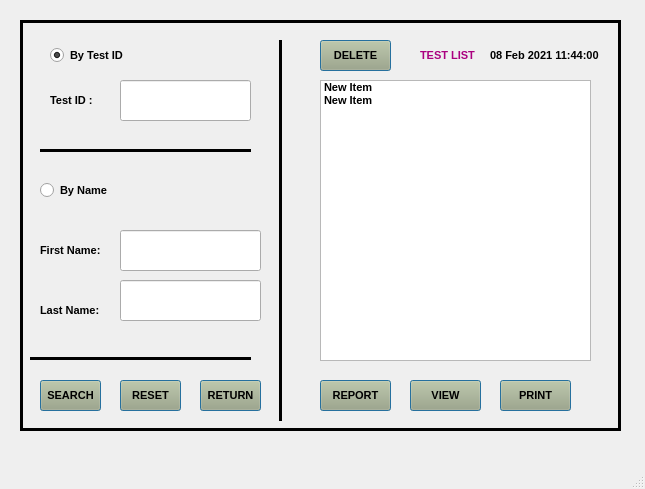
<?xml version="1.0" encoding="UTF-8"?>
<ui version="4.0">
 <class>MainWindow</class>
 <widget class="QMainWindow" name="MainWindow">
  <property name="geometry">
   <rect>
    <x>0</x>
    <y>0</y>
    <width>645</width>
    <height>489</height>
   </rect>
  </property>
  <property name="windowTitle">
   <string>MainWindow</string>
  </property>
  <widget class="QWidget" name="centralwidget">
   <widget class="QFrame" name="frame">
    <property name="geometry">
     <rect>
      <x>20</x>
      <y>20</y>
      <width>601</width>
      <height>411</height>
     </rect>
    </property>
    <property name="font">
     <font>
      <family>Arial</family>
      <pointsize>8</pointsize>
     </font>
    </property>
    <property name="autoFillBackground">
     <bool>false</bool>
    </property>
    <property name="styleSheet">
     <string notr="true"/>
    </property>
    <property name="frameShape">
     <enum>QFrame::Box</enum>
    </property>
    <property name="frameShadow">
     <enum>QFrame::Plain</enum>
    </property>
    <property name="lineWidth">
     <number>3</number>
    </property>
    <widget class="QLabel" name="label">
     <property name="geometry">
      <rect>
       <x>470</x>
       <y>20</y>
       <width>121</width>
       <height>31</height>
      </rect>
     </property>
     <property name="font">
      <font>
       <family>Arial</family>
       <pointsize>8</pointsize>
       <weight>75</weight>
       <bold>true</bold>
      </font>
     </property>
     <property name="text">
      <string>08 Feb 2021 11:44:00</string>
     </property>
    </widget>
    <widget class="QPushButton" name="pushButton_8">
     <property name="geometry">
      <rect>
       <x>180</x>
       <y>360</y>
       <width>61</width>
       <height>31</height>
      </rect>
     </property>
     <property name="font">
      <font>
       <family>Arial</family>
       <pointsize>8</pointsize>
       <weight>75</weight>
       <bold>true</bold>
      </font>
     </property>
     <property name="styleSheet">
      <string notr="true">background-color: rgb(170, 170, 127);
</string>
     </property>
     <property name="text">
      <string>RETURN</string>
     </property>
     <property name="autoDefault">
      <bool>true</bool>
     </property>
     <property name="default">
      <bool>true</bool>
     </property>
     <property name="flat">
      <bool>false</bool>
     </property>
    </widget>
    <widget class="QPushButton" name="pushButton_9">
     <property name="geometry">
      <rect>
       <x>300</x>
       <y>360</y>
       <width>71</width>
       <height>31</height>
      </rect>
     </property>
     <property name="font">
      <font>
       <family>Arial</family>
       <pointsize>8</pointsize>
       <weight>75</weight>
       <bold>true</bold>
      </font>
     </property>
     <property name="styleSheet">
      <string notr="true">background-color: rgb(170, 170, 127);
</string>
     </property>
     <property name="text">
      <string>REPORT</string>
     </property>
     <property name="autoDefault">
      <bool>true</bool>
     </property>
     <property name="default">
      <bool>true</bool>
     </property>
     <property name="flat">
      <bool>false</bool>
     </property>
    </widget>
    <widget class="QListWidget" name="listWidget">
     <property name="geometry">
      <rect>
       <x>300</x>
       <y>60</y>
       <width>271</width>
       <height>281</height>
      </rect>
     </property>
     <property name="font">
      <font>
       <family>Arial</family>
       <pointsize>8</pointsize>
      </font>
     </property>
     <item>
      <property name="text">
       <string>New Item</string>
      </property>
      <property name="font">
       <font>
        <family>Arial</family>
        <pointsize>8</pointsize>
        <weight>75</weight>
        <bold>true</bold>
       </font>
      </property>
     </item>
     <item>
      <property name="text">
       <string>New Item</string>
      </property>
      <property name="font">
       <font>
        <family>Arial</family>
        <pointsize>8</pointsize>
        <weight>75</weight>
        <bold>true</bold>
       </font>
      </property>
     </item>
    </widget>
    <widget class="QLabel" name="label_2">
     <property name="geometry">
      <rect>
       <x>30</x>
       <y>60</y>
       <width>51</width>
       <height>41</height>
      </rect>
     </property>
     <property name="font">
      <font>
       <family>Arial</family>
       <pointsize>8</pointsize>
       <weight>75</weight>
       <bold>true</bold>
      </font>
     </property>
     <property name="text">
      <string>Test ID :</string>
     </property>
    </widget>
    <widget class="QRadioButton" name="radioButton">
     <property name="geometry">
      <rect>
       <x>30</x>
       <y>20</y>
       <width>111</width>
       <height>31</height>
      </rect>
     </property>
     <property name="font">
      <font>
       <pointsize>8</pointsize>
       <weight>75</weight>
       <bold>true</bold>
      </font>
     </property>
     <property name="text">
      <string>By Test ID </string>
     </property>
     <property name="checked">
      <bool>true</bool>
     </property>
    </widget>
    <widget class="QRadioButton" name="radioButton_2">
     <property name="geometry">
      <rect>
       <x>20</x>
       <y>150</y>
       <width>121</width>
       <height>41</height>
      </rect>
     </property>
     <property name="font">
      <font>
       <pointsize>8</pointsize>
       <weight>75</weight>
       <bold>true</bold>
      </font>
     </property>
     <property name="text">
      <string>By Name</string>
     </property>
    </widget>
    <widget class="QLabel" name="label_3">
     <property name="geometry">
      <rect>
       <x>20</x>
       <y>210</y>
       <width>71</width>
       <height>41</height>
      </rect>
     </property>
     <property name="font">
      <font>
       <family>Arial</family>
       <pointsize>8</pointsize>
       <weight>75</weight>
       <bold>true</bold>
      </font>
     </property>
     <property name="text">
      <string>First Name:</string>
     </property>
    </widget>
    <widget class="QLineEdit" name="lineEdit">
     <property name="geometry">
      <rect>
       <x>100</x>
       <y>210</y>
       <width>141</width>
       <height>41</height>
      </rect>
     </property>
     <property name="font">
      <font>
       <pointsize>10</pointsize>
       <weight>75</weight>
       <bold>true</bold>
      </font>
     </property>
    </widget>
    <widget class="QLabel" name="label_4">
     <property name="geometry">
      <rect>
       <x>20</x>
       <y>270</y>
       <width>101</width>
       <height>41</height>
      </rect>
     </property>
     <property name="font">
      <font>
       <family>Arial</family>
       <pointsize>8</pointsize>
       <weight>75</weight>
       <bold>true</bold>
      </font>
     </property>
     <property name="text">
      <string>Last Name:</string>
     </property>
    </widget>
    <widget class="QLineEdit" name="lineEdit_2">
     <property name="geometry">
      <rect>
       <x>100</x>
       <y>260</y>
       <width>141</width>
       <height>41</height>
      </rect>
     </property>
     <property name="font">
      <font>
       <pointsize>10</pointsize>
       <weight>75</weight>
       <bold>true</bold>
      </font>
     </property>
    </widget>
    <widget class="Line" name="line">
     <property name="geometry">
      <rect>
       <x>20</x>
       <y>120</y>
       <width>211</width>
       <height>20</height>
      </rect>
     </property>
     <property name="font">
      <font>
       <pointsize>8</pointsize>
      </font>
     </property>
     <property name="frameShadow">
      <enum>QFrame::Plain</enum>
     </property>
     <property name="lineWidth">
      <number>3</number>
     </property>
     <property name="orientation">
      <enum>Qt::Horizontal</enum>
     </property>
    </widget>
    <widget class="Line" name="line_2">
     <property name="geometry">
      <rect>
       <x>10</x>
       <y>330</y>
       <width>221</width>
       <height>16</height>
      </rect>
     </property>
     <property name="font">
      <font>
       <pointsize>8</pointsize>
      </font>
     </property>
     <property name="frameShadow">
      <enum>QFrame::Plain</enum>
     </property>
     <property name="lineWidth">
      <number>3</number>
     </property>
     <property name="orientation">
      <enum>Qt::Horizontal</enum>
     </property>
    </widget>
    <widget class="QPushButton" name="pushButton_10">
     <property name="geometry">
      <rect>
       <x>20</x>
       <y>360</y>
       <width>61</width>
       <height>31</height>
      </rect>
     </property>
     <property name="font">
      <font>
       <family>Arial</family>
       <pointsize>8</pointsize>
       <weight>75</weight>
       <bold>true</bold>
      </font>
     </property>
     <property name="styleSheet">
      <string notr="true">background-color: rgb(170, 170, 127);
</string>
     </property>
     <property name="text">
      <string>SEARCH</string>
     </property>
     <property name="autoDefault">
      <bool>true</bool>
     </property>
     <property name="default">
      <bool>true</bool>
     </property>
     <property name="flat">
      <bool>false</bool>
     </property>
    </widget>
    <widget class="QPushButton" name="pushButton_11">
     <property name="geometry">
      <rect>
       <x>100</x>
       <y>360</y>
       <width>61</width>
       <height>31</height>
      </rect>
     </property>
     <property name="font">
      <font>
       <family>Arial</family>
       <pointsize>8</pointsize>
       <weight>75</weight>
       <bold>true</bold>
      </font>
     </property>
     <property name="styleSheet">
      <string notr="true">background-color: rgb(170, 170, 127);
</string>
     </property>
     <property name="text">
      <string>RESET</string>
     </property>
     <property name="autoDefault">
      <bool>true</bool>
     </property>
     <property name="default">
      <bool>true</bool>
     </property>
     <property name="flat">
      <bool>false</bool>
     </property>
    </widget>
    <widget class="Line" name="line_3">
     <property name="geometry">
      <rect>
       <x>250</x>
       <y>20</y>
       <width>20</width>
       <height>381</height>
      </rect>
     </property>
     <property name="font">
      <font>
       <pointsize>8</pointsize>
      </font>
     </property>
     <property name="frameShadow">
      <enum>QFrame::Plain</enum>
     </property>
     <property name="lineWidth">
      <number>3</number>
     </property>
     <property name="orientation">
      <enum>Qt::Vertical</enum>
     </property>
    </widget>
    <widget class="QLabel" name="label_5">
     <property name="geometry">
      <rect>
       <x>400</x>
       <y>20</y>
       <width>61</width>
       <height>31</height>
      </rect>
     </property>
     <property name="font">
      <font>
       <family>Arial</family>
       <pointsize>8</pointsize>
       <weight>75</weight>
       <bold>true</bold>
      </font>
     </property>
     <property name="styleSheet">
      <string notr="true">color: rgb(170, 0, 127);</string>
     </property>
     <property name="text">
      <string>TEST LIST</string>
     </property>
    </widget>
    <widget class="QPushButton" name="pushButton_12">
     <property name="geometry">
      <rect>
       <x>390</x>
       <y>360</y>
       <width>71</width>
       <height>31</height>
      </rect>
     </property>
     <property name="font">
      <font>
       <family>Arial</family>
       <pointsize>8</pointsize>
       <weight>75</weight>
       <bold>true</bold>
      </font>
     </property>
     <property name="styleSheet">
      <string notr="true">background-color: rgb(170, 170, 127);
</string>
     </property>
     <property name="text">
      <string>VIEW</string>
     </property>
     <property name="autoDefault">
      <bool>true</bool>
     </property>
     <property name="default">
      <bool>true</bool>
     </property>
     <property name="flat">
      <bool>false</bool>
     </property>
    </widget>
    <widget class="QPushButton" name="pushButton_13">
     <property name="geometry">
      <rect>
       <x>480</x>
       <y>360</y>
       <width>71</width>
       <height>31</height>
      </rect>
     </property>
     <property name="font">
      <font>
       <family>Arial</family>
       <pointsize>8</pointsize>
       <weight>75</weight>
       <bold>true</bold>
      </font>
     </property>
     <property name="styleSheet">
      <string notr="true">background-color: rgb(170, 170, 127);
</string>
     </property>
     <property name="text">
      <string>PRINT</string>
     </property>
     <property name="autoDefault">
      <bool>true</bool>
     </property>
     <property name="default">
      <bool>true</bool>
     </property>
     <property name="flat">
      <bool>false</bool>
     </property>
    </widget>
    <widget class="QPushButton" name="pushButton_14">
     <property name="geometry">
      <rect>
       <x>300</x>
       <y>20</y>
       <width>71</width>
       <height>31</height>
      </rect>
     </property>
     <property name="font">
      <font>
       <family>Arial</family>
       <pointsize>8</pointsize>
       <weight>75</weight>
       <bold>true</bold>
      </font>
     </property>
     <property name="styleSheet">
      <string notr="true">background-color: rgb(170, 170, 127);
</string>
     </property>
     <property name="text">
      <string>DELETE</string>
     </property>
     <property name="autoDefault">
      <bool>true</bool>
     </property>
     <property name="default">
      <bool>true</bool>
     </property>
     <property name="flat">
      <bool>false</bool>
     </property>
    </widget>
    <widget class="QLineEdit" name="lineEdit_3">
     <property name="geometry">
      <rect>
       <x>100</x>
       <y>60</y>
       <width>131</width>
       <height>41</height>
      </rect>
     </property>
     <property name="font">
      <font>
       <pointsize>10</pointsize>
       <weight>75</weight>
       <bold>true</bold>
      </font>
     </property>
    </widget>
   </widget>
  </widget>
  <widget class="QMenuBar" name="menubar">
   <property name="geometry">
    <rect>
     <x>0</x>
     <y>0</y>
     <width>645</width>
     <height>21</height>
    </rect>
   </property>
  </widget>
  <widget class="QStatusBar" name="statusbar"/>
 </widget>
 <resources/>
 <connections/>
</ui>
